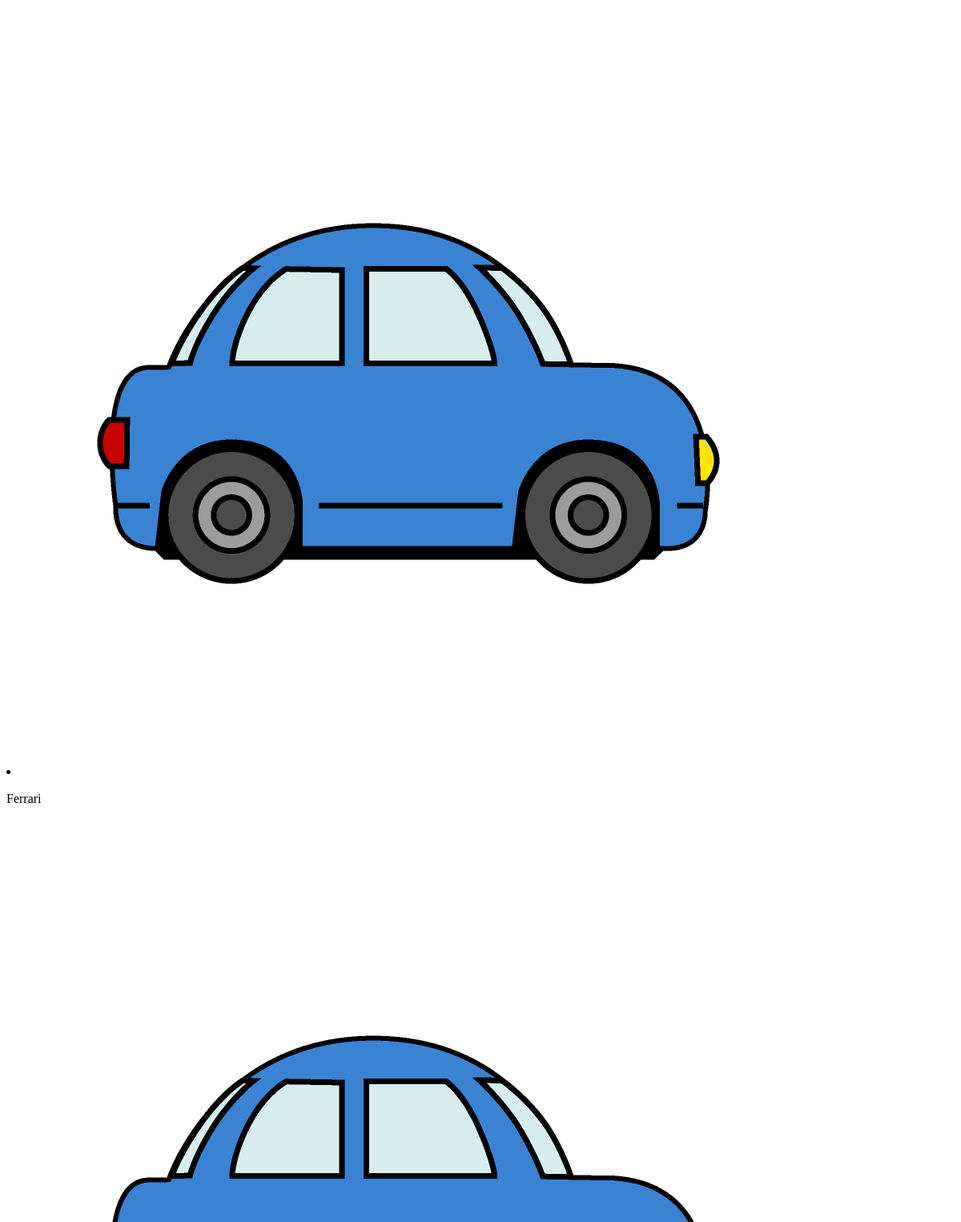
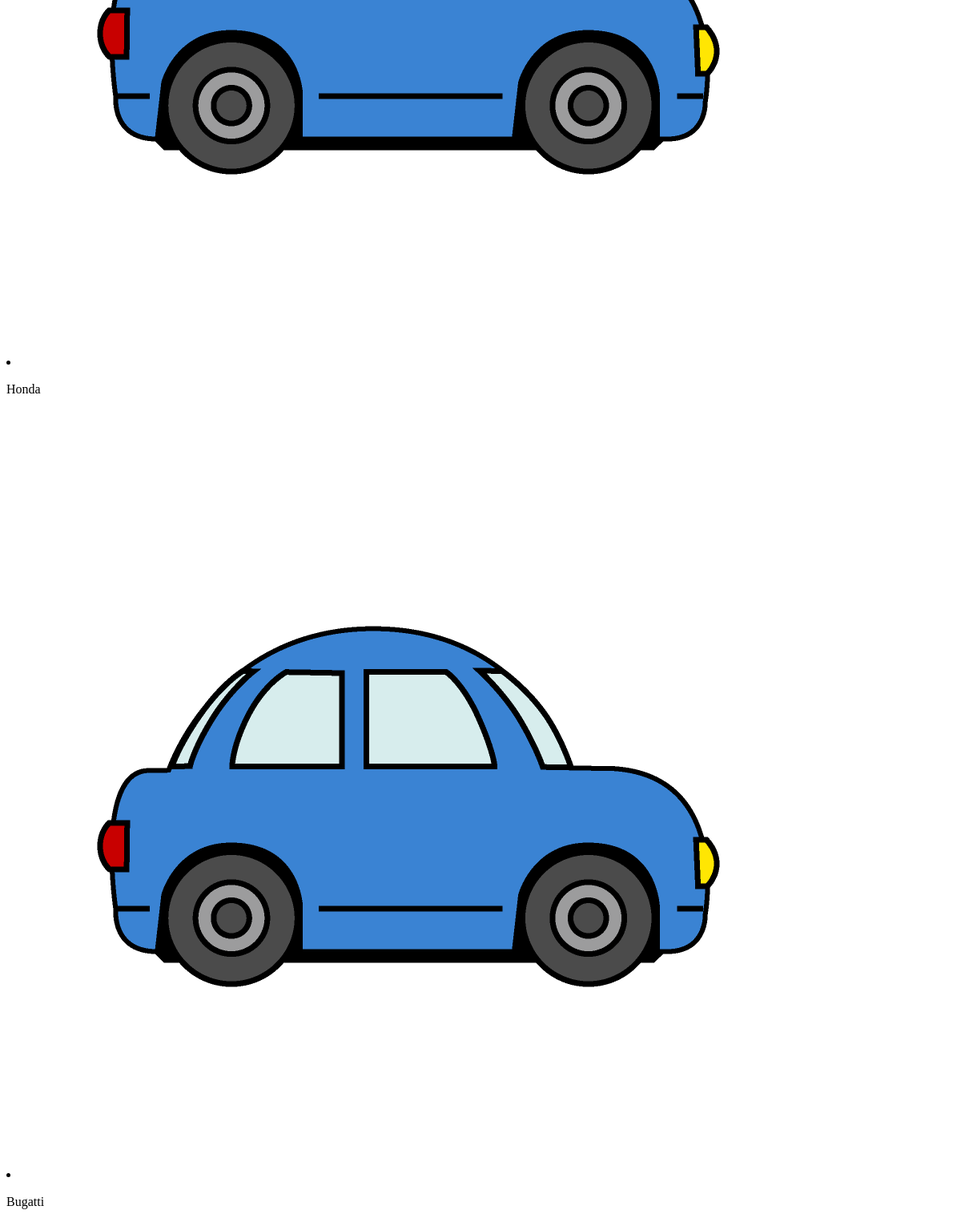
Page /cars/sorting_blue_cars/ on the earlier database version (2 pictures, top to bottom).
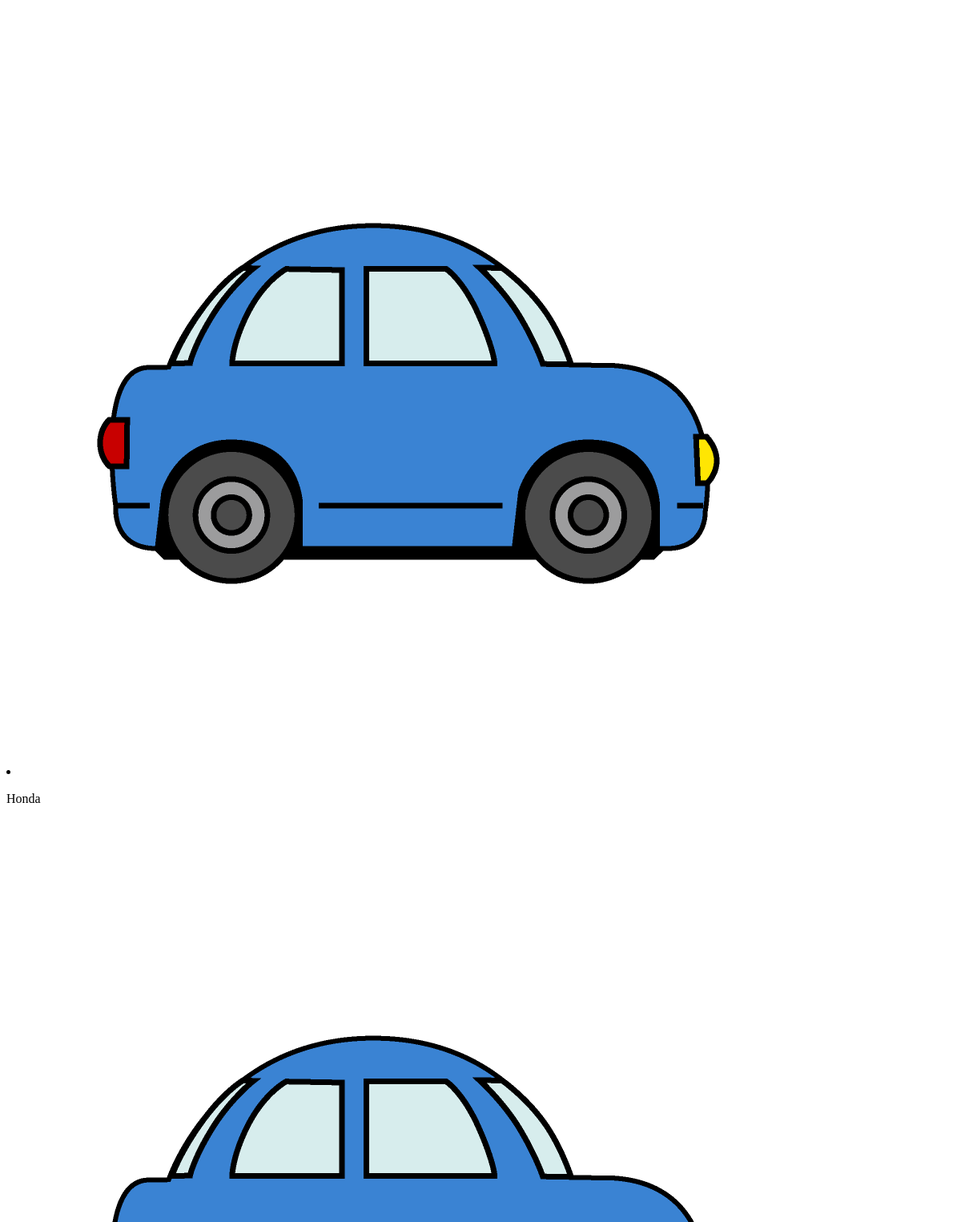
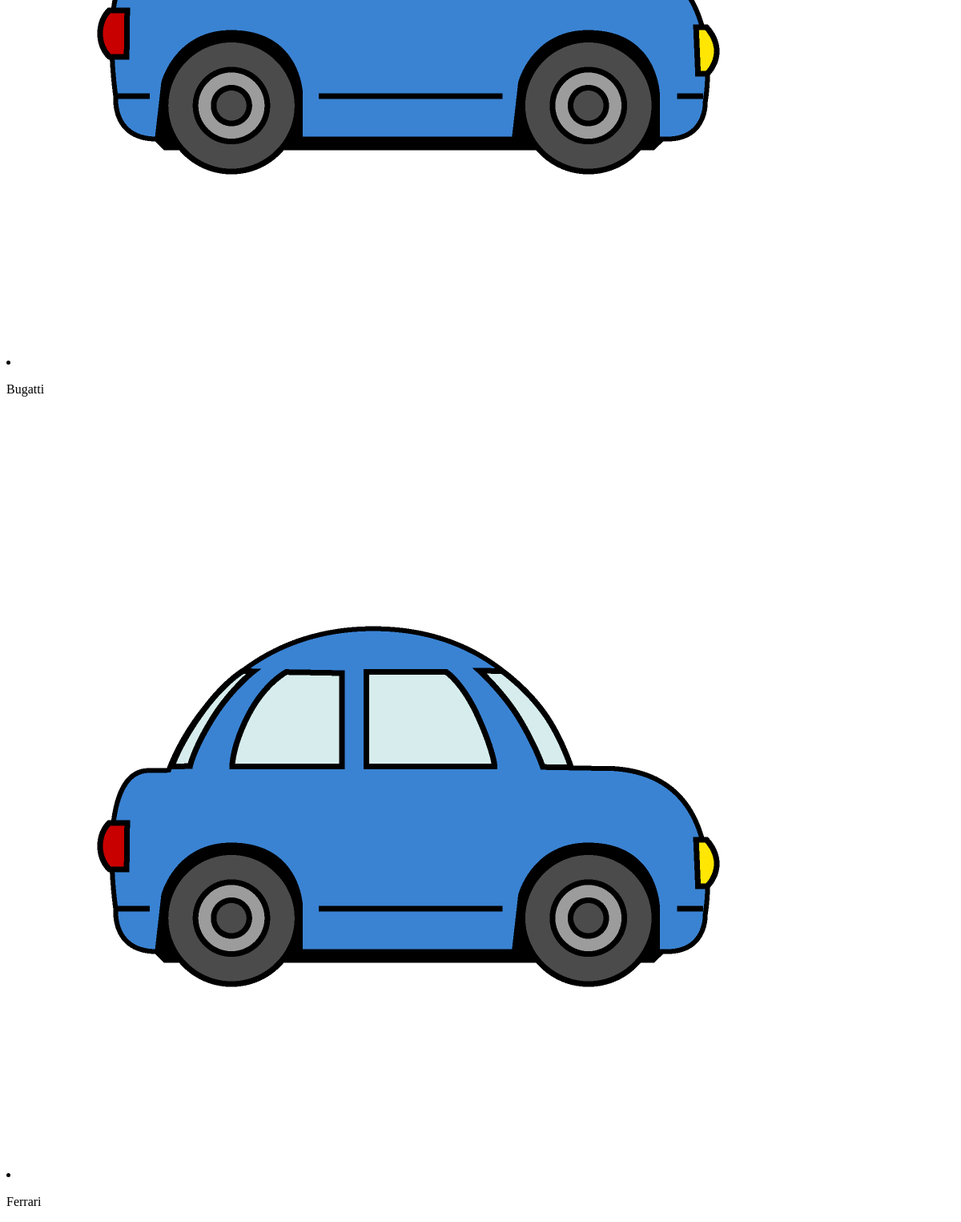
Same page on the later database version (2 pictures, top to bottom).
### car_app/models.py (models this page shows, shortened)
class Car(models.Model):
    name = models.CharField(max_length=50)
    color = models.CharField(max_length=30)
    position = models.IntegerField()

### car_app/views.py (the view)
# urls.py: path('sorting_blue_cars/', CarView.sorting_blue_cars, name='sorting_blue_cars'),
    def sorting_blue_cars(request):
        if request.method == 'GET':
            blue_cars = Car.objects.filter(color='blue').order_by('position')
            return render(request, 'car_app/blue_cars.html', {'blue_cars': blue_cars})
        else:
            return JsonResponse({'error': 'Invalid request method'}, status=400)

### car_app/templates/car_app/blue_cars.html
{% load static %}
{% for car in blue_cars %}
    <li id="car-{{ car.id }}" data-car-id="{{ car.id }}" data-color="{{ car.color }}">
        <img src="{% static 'car_app/bluecar.png' %}" alt="{{ car.name }}">
        <p>{{ car.name }}</p>
    </li>
{% endfor %}

Differences in the rows shown:
changed Car "Ferrari": moves down the list
